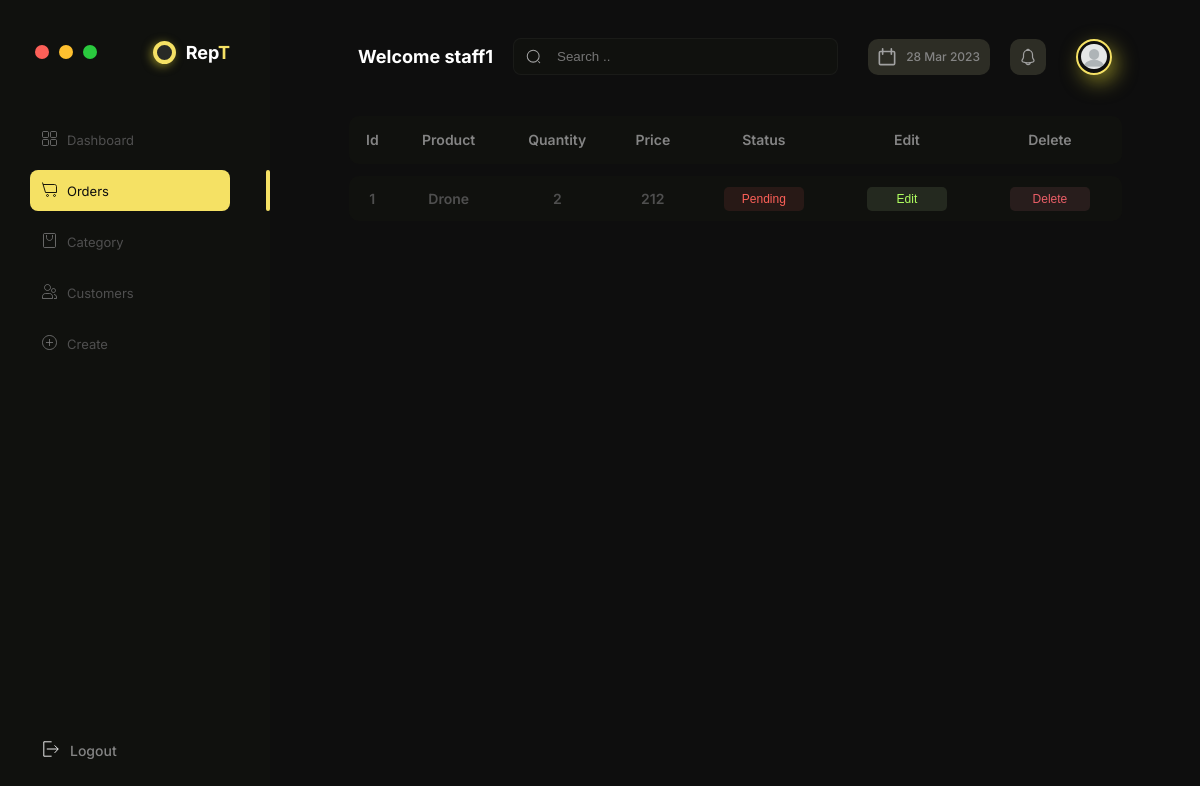
The app's page /ordersPending/ (signed in) with its own data.
### apps/core/models.py (models this page shows, shortened)
class Staff(models.Model):
    GENDER = (
        ('Male', 'Male'),
        ('Female', 'Female'),
        ('Others', 'Others'),
    )
    profile_image = models.ImageField(
        default='person.png', null=True, blank=True)
    user = models.OneToOneField(User, on_delete=models.CASCADE)
    name = models.CharField(max_length=200, null=True)
    email = models.CharField(max_length=200, null=True)
    phone = models.IntegerField(default=0, null=True)
    gender = models.CharField(max_length=200, null=True, choices=GENDER)

class Order(models.Model):
    STATUS = (
        ('Paid', 'Paid'),
        ('Pending', 'Pending'),
    )
    customer = models.ForeignKey(
        Customer, null=True, on_delete=models.SET_NULL)
    seller = models.ForeignKey(Staff, on_delete=models.SET_NULL, null=True)
    item = models.ForeignKey(Item, null=True, on_delete=models.SET_NULL)
    price = models.IntegerField(default=0, null=True)
    quantity = models.IntegerField(default=0, null=True)
    status = models.CharField(max_length=200, null=True, choices=STATUS)
    date_created = models.DateTimeField(auto_now_add=True, null=True)

class Item(models.Model):
    name = models.CharField(max_length=200, null=True)
    price = models.IntegerField(default=0, null=True)
    quantity = models.IntegerField(default=0, null=True)
    category = models.ForeignKey(
        Category, null=True, on_delete=models.SET_NULL)
    tag = models.ForeignKey(Tag, null=200, on_delete=models.SET_NULL)
    date_created = models.DateTimeField(auto_now_add=True, null=True)
    def __str__(self):
        return self.name

### apps/core/decorators.py (the view)
        def wrapper_func(request, *args, **kwargs):
            group = None
            if request.user.groups.exists():
                group = request.user.groups.all()[0].name
            if group in allowed:
                return view_func(request, *args, **kwargs)
            else:
                return HttpResponse('You are not authenticated to access this page!')

### apps/orders/views.py (called while the page is built)
@login_required(login_url='login')
@allowed_user(allowed=['admin', 'staff'])
def ordersPending(request):
    user_id = request.user.username
    if user_id == 'admin':
        pending_orders = Order.objects.filter(status='Pending')
    else:
        user = Staff.objects.get(name=user_id)
        orders = Order.objects.filter(seller=user)
        pending_orders = orders.filter(status='Pending')
    pending_order_count = pending_orders.count()
    context = {
        'orders': pending_orders,
        'navbar': 'orders',
        'order_count': pending_order_count,
        'items_count': pending_order_count,
    }
    return render(request, 'ordersPending.html', context)

### apps/orders/templates/ordersPending.html (shortened to what this page needs)
{% extends 'main.html' %}
{% block content %}
<div class="table-container">
        <table class="table">
        <thead class="table__header">
            <tr class="table__header-raw">
              <th class="col col1">Id</th>
              <th class="col col2">Product</th>
              <th class="col col3">Quantity</th>
              <th class="col col4">Price</th>
              <th class="col col5">Status</th>
              <th class="col col6">Edit</th>
              <th class="col col7">Delete</th>
          </thead>
          {% for order in orders %}
          <tbody class="table__body">
            <tr class="table__body-raw">
              <td class="col col1">{{order.id}}</td>
              <td class="col col2">{{order.item}}</td>
              <td class="col col3">{{order.quantity}}</td>
              <td class="col col4">{{order.price}}</td>
              <td class="col col5">
                  <button class="table__status table__status--pending">Pending</button>
              </td>
              <td class="col col6">
                <button class="table__edit">Edit</button>
              </td>
              <td class="col col7">
                <a href="{% url 'removeOrder' order.id %}">
                  <button class="table__delete">Delete</button>
                </a>
              </td>
            </tr>
          </tbody>
          {% endfor %}
    </table>
</div>
{% endblock %}

### templates/topbar.html (shortened to what this page needs)
{% load static %}
<div class="topbar">
    <h3 class="top__title">Welcome {{request.user}}</h3>
    <form class="search__container" autocomplete="off" id="search-form" method="post">
        <img src="/static/icons/ic-input-search.svg" alt="" class="search__img">
        <input type="text" class="search__inp" placeholder="Search .." id="search-input">
    </form>
    <div class="right">
        <div class="right__calendar-container">
            <img src="/static/icons/ic_calendar.svg" alt="" class="right__icon right__calendar">
            <h6 id="right__calendar-txt"></h6>
        </div>
        <div class="right__icon-container">
            <img src="/static/icons/ic_notifications.svg" alt="" class="right__icon right__notification">
        </div>
        <div class="right__img-container">
            <img src="{{ request.user.staff.profile_image.url }}" alt="" class="right__img">
        </div>
    </div>
</div>

### static/css/main.css (style rules this page uses)
html { font-size: 62.5%; }
body { padding-left: 32rem; padding-top: 2rem; padding-right: 5rem; background-color: var(--colorDark); font-family: 'Inter', sans-serif; }
h1, h2, h3, h4, h5, h6 { margin: 0rem; padding: 0rem; }

### static/css/colors.css (style rules this page uses)
:root { --colorDark: #0E0E0E; --colorDarkMedium: #10110E; --colorDarkLight: #4F4F4F; --colorDarkExtraLight: #848484; --colorWhite: #FFFFFF; --colorWhiteMedium: #F9F9F9; --colorWhiteLight: #F1F1F1; --colorWhiteExtraLight: #EBEBEB; --colorOrange: #F5E164; --colorOrangeMedium: #fbf438; --colorOrangeLight: #fff951; --colorOrangeExtraLight: #fffb95; --colorYelllow:#FFF500; --colorYellowMedium:#fbf438; --colorYellowLight:#fff951; --colorExtraLight:#fffb95; --gradientColor1:#BD00FF; --gradientColor2:#0085FF; --gradientColor3:#FFF500; --gradientColor4:#FFB800; --gradientColor5:#FF5C00; --gradientColor6:#FF0000; --gradientColor7:#00E0FF; --gradientColor8:#00D1FF; --buttonColorYellow: rgb(255, 184, 0); --buttonColorLightYellow: rgba(155, 184, 0, 0.1); --buttonColorOrange: rgb(252, 96, 88); --buttonColorLightOrange: rgba(252, 96, 88, 0.1); --buttonColorBlue: rgb(0, 149, 255); --buttonColorLightBlue: rgba(0, 149, 255, 0.1); --buttonColorRed: rgb(236,95,104); --buttonColorLightRed: rgba(254, 141, 148, 0.1); --buttonColorGreen: rgb(176, 255, 96); --buttonColorLightGreen: rgba(214, 255, 173, 0.1); --dotColor1:#FC6058; --dotColor2:#FEC02F; --dotColor3:#2ACA3E; --seperatorColor:#35363843; --iconBackgroundColor:#62634e5e; --bgObjectBlur:rgba(233, 224, 54, 0.5); --transparentColor:rgba(0, 0, 0, 0); }

### static/css/topbar.css (style rules this page uses)
.topbar { display: flex; align-items: center; margin-left: 3rem; margin-right: 3rem; margin-bottom: 2rem; margin-top: 1rem; justify-content: space-between; }
.top__title { color: var(--colorWhite); font-weight: 700; margin-right: 2rem; }
.search__container { flex: 1; max-width: 40rem; display: flex; align-items: center; background-color: var(--colorDarkMedium); border-color: var(--seperatorColor); border-style: solid; border-width: .1rem; border-radius: .8rem; }
.search__img { width: 1.5rem; height: 1.5rem; padding: 1rem 1.2rem; }
.search__inp { flex: 1; width: 0rem; background-color:var(--colorTransparent); border-style: none; padding: .1rem .4rem; color: var(--colorDarkExtraLight); }
.right { align-items: center; display: flex; padding-left: 2rem; }
.right__calendar-container { display: flex; align-items: center; justify-content: center; padding-left: 1rem; padding-right: 1rem; height: 3.6rem; background-color:var(--iconBackgroundColor); border-radius: 1rem; margin: 0rem 1rem; cursor: pointer; }
.right__calendar { width: 1.8rem; height: 1.8rem; margin-right: 1rem; }
.right__icon-container { display: flex; align-items: center; justify-content: center; width: 3.6rem; height: 3.6rem; background-color: var(--iconBackgroundColor); border-radius: 1rem; margin: 0rem 1rem; cursor: pointer; }
.right__notification { width: 1.8rem; height: 1.8rem; }
.right__img-container { display: flex; align-items: center; justify-content: center; width: 3.2rem; height: 3.2rem; border-style: solid; border-color: var(--colorOrange); border-radius: 2rem; border-width: .2rem; object-position: center; object-fit:cover; margin-left: 2rem; box-shadow: .5rem .7rem 2rem var(--bgObjectBlur); }
.right__img { width: 80%; height: 80%; border-radius: 50%; }

### records on screen
Order: id "1", item "Drone", quantity "2", price "212"

### other values on screen
{{ request.user }} "staff1"
